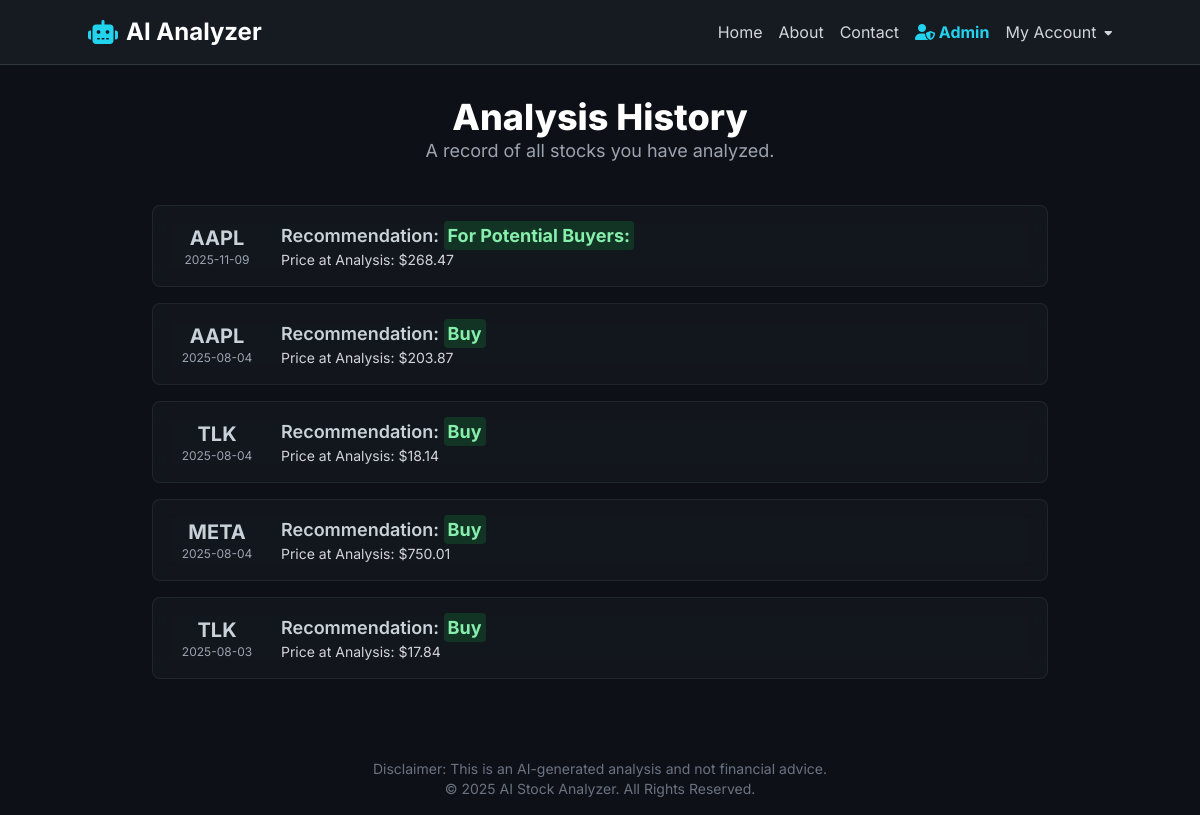
The page /history (signed in) on the database its author committed.
### app.py (models this page shows)
class AnalysisHistory(db.Model):
    id = db.Column(db.Integer, primary_key=True)
    symbol = db.Column(db.String(10), nullable=False)
    recommendation = db.Column(db.String(50), nullable=False)
    full_analysis = db.Column(db.Text, nullable=True)
    price_at_analysis = db.Column(db.Float, nullable=False)
    rec_color = db.Column(db.String(10), nullable=False)
    date_analyzed = db.Column(db.DateTime, nullable=False, default=datetime.utcnow)
    user_id = db.Column(db.Integer, db.ForeignKey('user.id'), nullable=False)

### app.py (the view)
@app.route("/history")
@login_required
def history():
    user_history = AnalysisHistory.query.filter_by(user_id=current_user.id)\
                                        .order_by(AnalysisHistory.date_analyzed.desc()).all()
    return render_template('history.html', title='Analysis History', history=user_history)

### app.py (called while the page is built)
@login_manager.user_loader
def load_user(user_id):
    return db.session.get(User, int(user_id))

### templates/history.html (shortened to what this page needs)
{% extends "layout.html" %}
{% block content %}
<div class="max-w-4xl mx-auto">
    <div class="text-center mb-10">
        <h1 class="text-4xl font-extrabold text-white">Analysis History</h1>
        <p class="text-lg text-gray-400">A record of all stocks you have analyzed.</p>
    </div>
    {% if history %}
        <div class="space-y-4">
            {% for item in history %}
                <div class="glass-card p-4 rounded-lg flex items-center justify-between gap-4">
                    <div class="flex items-center gap-4">
                        <div class="text-center w-24">
                            <div class="text-xl font-bold">{{ item.symbol }}</div>
                            <div class="text-xs text-gray-400">{{ item.date_analyzed.strftime('%Y-%m-%d') }}</div>
                        </div>
                        <div>
                            <p class="font-semibold text-lg">Recommendation:
                                <span class="font-bold p-1 rounded
                                    {% if item.rec_color == 'green' %} text-green-300 bg-green-900/50
                                    {% elif item.rec_color == 'red' %} text-red-300 bg-red-900/50
                                    {% elif item.rec_color == 'yellow' %} text-yellow-300 bg-yellow-900/50
                                    {% else %} text-gray-300 bg-gray-700/50
                                    {% endif %}">
                                    {{ item.recommendation }}
                                </span>
                            </p>
                            <p class="text-sm text-gray-300">Price at Analysis: ${{ "%.2f"|format(item.price_at_analysis) }}</p>
                        </div>
                    </div>
                </div>
            {% endfor %}
        </div>
    {% endif %}
</div>
{% endblock %}

### templates/layout.html (shortened to what this page needs)
<!DOCTYPE html>
<html lang="en">
<head>
    <script src="https://cdn.tailwindcss.com"></script>
    <link rel="stylesheet" href="https://cdnjs.cloudflare.com/ajax/libs/font-awesome/6.5.1/css/all.min.css">
</head>
<body class="min-h-screen">
    <header class="bg-[#161B22] border-b border-[#30363D] p-4 sticky top-0 z-50" x-data="{ mobileMenuOpen: false }">
        <div class="container mx-auto flex justify-between items-center">
            <a href="{{ url_for('home') }}" class="text-2xl font-bold text-white flex items-center gap-2">
                <i class="fa-solid fa-robot text-cyan-400"></i>
                <span>AI Analyzer</span>
            </a>
            <nav class="hidden md:flex items-center gap-4">
                <a href="{{ url_for('home') }}" class="text-gray-300 hover:text-white transition-colors">Home</a>
                <a href="{{ url_for('about') }}" class="text-gray-300 hover:text-white transition-colors">About</a>
                <a href="{{ url_for('contact') }}" class="text-gray-300 hover:text-white transition-colors">Contact</a>
                {% if current_user.is_authenticated and current_user.is_admin %}
                <a href="{{ url_for('admin.dashboard') }}" class="text-cyan-400 font-bold hover:text-white transition-colors">
                    <i class="fas fa-user-shield"></i> Admin
                </a>
                {% endif %}
                <div x-data="{ open: false }" class="relative">
                    <button @click="open = !open" @click.away="open = false" class="flex items-center gap-2 text-gray-300 hover:text-white transition-colors">
                        My Account
                        <i class="fa-solid fa-caret-down fa-xs transition-transform" :class="{'rotate-180': open}"></i>
                    </button>
                </div>
            </nav>
        </div>
    </header>
    <main class="container mx-auto p-4 md:p-8">
        {% block content %}{% endblock %}
    </main>
    <footer class="text-center p-4 mt-8 text-gray-500 text-sm">
        <p>Disclaimer: This is an AI-generated analysis and not financial advice.</p>
        <p>&copy; 2025 AI Stock Analyzer. All Rights Reserved.</p>
    </footer>
</body>
</html>

### templates/layout.html (style rules this page uses)
body { font-family: 'Inter', sans-serif; background-color: #0D1117; color: #C9D1D9; }
.glass-card { background: rgba(22, 27, 34, 0.6); backdrop-filter: blur(10px); border: 1px solid rgba(48, 54, 61, 0.5); }

### rows shown on the page
AnalysisHistory: symbol "AAPL", date_analyzed "2025-11-09", recommendation "For Potential Buyers:", price_at_analysis "268.47"
AnalysisHistory: symbol "AAPL", date_analyzed "2025-08-04", recommendation "Buy", price_at_analysis "203.87"
AnalysisHistory: symbol "TLK", date_analyzed "2025-08-04", recommendation "Buy", price_at_analysis "18.14"
AnalysisHistory: symbol "META", date_analyzed "2025-08-04", recommendation "Buy", price_at_analysis "750.01"
AnalysisHistory: symbol "TLK", date_analyzed "2025-08-03", recommendation "Buy", price_at_analysis "17.84"
